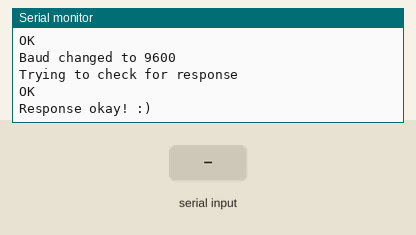
This sketch was run on a simulated Arduino Uno, built with avr-gcc and run on an emulated ATmega328P. On the bench: the last lines printed to the serial monitor. The inputs (shaded band) are chosen by the test bench. The modem accepts every AT command (registered, SIM ready, sends succeed) and sends nothing else.

Above: at 6.2 s.
6.3 s: "1" received over the second serial link
At 7.5 s:
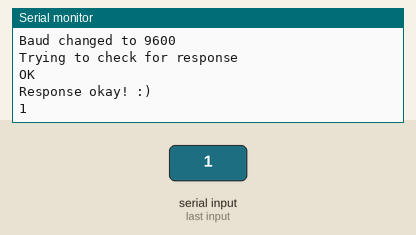
7.8 s: "0" received over the second serial link
At 8.7 s:
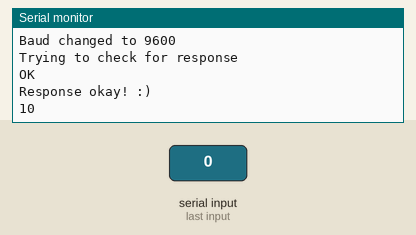

The sketch:

A7_Serial_Receive.ino
```cpp
#include <SoftwareSerial.h>
SoftwareSerial A7Serial(7, 8); // RX, TX on Uno

#define DEFAULT_TIMEOUT          5   //seconds
#define DEFAULT_INTERCHAR_TIMEOUT 1500   //miliseconds

char buffer[512];


void setup() {
  Serial.begin(9600);
  A7Serial.begin(115200);
  change_baud();//Baud rate for A7.serial is now at 9600 bps
  //Just for fun check
  while (!wait_for_resp("OK\r\n", DEFAULT_TIMEOUT, DEFAULT_INTERCHAR_TIMEOUT )) {
    Serial.println("Trying to check for response");
    A7Serial.write("at\r\n"); //checking for response
  }
  Serial.println("Response okay! :)");


}

void loop() {

  //  A7Serial.write("at+cipstatus\r\n");
  //  A7_read_buffer(buffer, sizeof(buffer)-1, DEFAULT_TIMEOUT, DEFAULT_INTERCHAR_TIMEOUT);
  //  Serial.println(buffer);

  if (A7Serial.available())
    Serial.write(A7Serial.read());

  if (Serial.available())
    A7Serial.write(Serial.read());

}
```

change_baud.ino
```cpp
void change_baud(){
   while (1) {
    Serial.println("Trying to change baud rate at 115200");//change baud rate at 115200
    A7Serial.write("at+ipr=9600\r\n"); //need to change baud rate at every startup, default is 115200kbps
    if (wait_for_resp("OK\r\n", DEFAULT_TIMEOUT, DEFAULT_INTERCHAR_TIMEOUT )) {
      //we got a response!
      A7Serial.end();
      A7Serial.begin(9600);
      break;
    }
    else {
      //try changing the baud to 9600...
      A7Serial.end();
      A7Serial.begin(9600);
      Serial.println("Trying to check baud rate at 9600");
      A7Serial.write("at\r\n");
      if (wait_for_resp("OK\r\n", DEFAULT_TIMEOUT, DEFAULT_INTERCHAR_TIMEOUT )) {
        //we got a response!
        break;
      } else {
        A7Serial.write("at\r\n");
        if (wait_for_resp("OK\r\n", DEFAULT_TIMEOUT, DEFAULT_INTERCHAR_TIMEOUT )) {
          break;
        } else {
          A7Serial.flush();
          A7Serial.write("at\r\n");
          if (wait_for_resp("OK\r\n", DEFAULT_TIMEOUT, DEFAULT_INTERCHAR_TIMEOUT )) {
            break;
          }
        }
      }
      //If there is no response, change it back to 115200 baud and repeat...
      A7Serial.end();
      A7Serial.begin(115200);
    }

  }
  Serial.println("Baud changed to 9600");
}
```

wait_for_resp.ino
```cpp
boolean wait_for_resp(const char* resp, unsigned int timeout, unsigned int chartimeout)
{
  int len = strlen(resp);
  int sum = 0;
  unsigned long timerStart, prevChar;    //prevChar is the time when the previous Char has been read.
  timerStart = millis();
  prevChar = 0;
  while (1) {
    if (A7Serial.available()) {
      char c = A7Serial.read();
      //debug purpose
      Serial.print(c);
      ////
      prevChar = millis();
      sum = (c == resp[sum]) ? sum + 1 : 0;
      if (sum == len)break;
    }
    if ((unsigned long) (millis() - timerStart) > timeout * 1000UL) {
      return false;
    }
    //If interchar Timeout => return FALSE. So we can return sooner from this function.
    if (((unsigned long) (millis() - prevChar) > chartimeout) && (prevChar != 0)) {
      return false;
    }

  }
  return true;
}
```

Measured:
- after the input at 6.3 s, the serial monitor: prints a new line at once (image 1)
- after the input at 7.8 s, the serial monitor: prints a new line at once (image 2)
